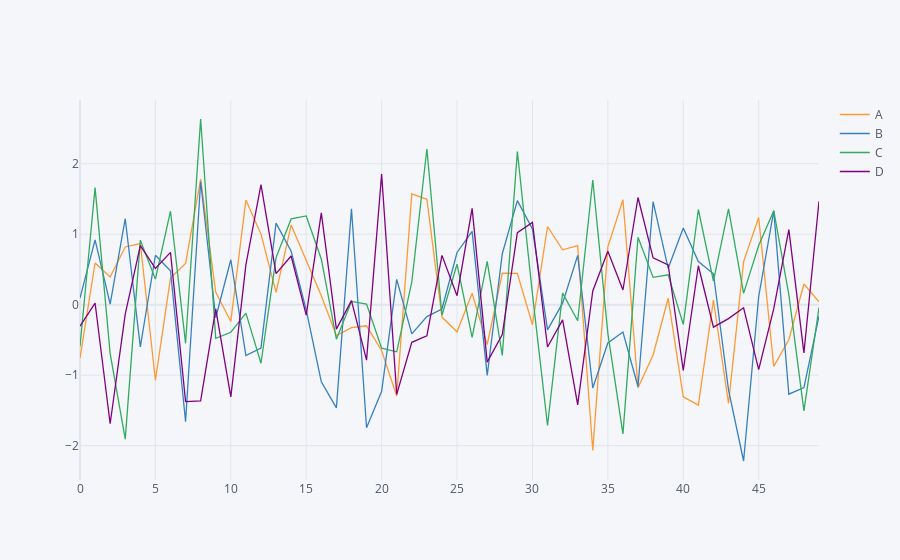

This figure's notebook cell:
### Markdown cell above
### Basics

### Code cell
# Create a dataframe using a NumPy array that is 50 by 4
arr_1 = np.random.randn(50, 4)
df_1 = pd.DataFrame(arr_1, columns=['A','B','C','D'])
df_1.head()

# Compare old plots to a Plotly interactive plot
# You can save as PNG, Zoom, Pan, Turn off & on Data and more
df_1.plot()
df_1.iplot()

### Figure 1 — Plotly figure (JSON) as saved in the notebook; plotly's stock layout.template omitted (floating-point values rounded to 4 significant figures)
{"data": [{"line": {"color": "rgba(255, 153, 51, 1.0)", "dash": "solid", "shape": "linear", "width": 1.3}, "mode": "lines", "name": "A", "text": "", "type": "scatter", "x": [0, 1, 2, 3, 4, 5, 6, 7, 8, 9, 10, 11, 12, 13, 14, 15, 16, 17, 18, 19, 20, 21, 22, 23, 24, 25, 26, 27, 28, 29, 30, 31, 32, 33, 34, 35, 36, 37, 38, 39, 40, 41, 42, 43, 44, 45, 46, 47, 48, 49], "y": [-0.7568, 0.5913, 0.3925, 0.8186, 0.8679, -1.072, 0.3796, 0.585, 1.781, 0.1742, -0.2375, 1.485, 1.001, 0.1741, 1.129, 0.6271, 0.127, -0.4387, -0.3255, -0.2994, -0.6531, -1.294, 1.57, 1.495, -0.1755, -0.3843, 0.1629, -0.5666, 0.4484, 0.4451, -0.2842, 1.109, 0.7787, 0.838, -2.068, 0.8204, 1.488, -1.177, -0.7125, 0.09094, -1.306, -1.425, 0.06705, -1.401, 0.6114, 1.236, -0.875, -0.4977, 0.2931, 0.0418]}, {"line": {"color": "rgba(55, 128, 191, 1.0)", "dash": "solid", "shape": "linear", "width": 1.3}, "mode": "lines", "name": "B", "text": "", "type": "scatter", "x": [0, 1, 2, 3, 4, 5, 6, 7, 8, 9, 10, 11, 12, 13, 14, 15, 16, 17, 18, 19, 20, 21, 22, 23, 24, 25, 26, 27, 28, 29, 30, 31, 32, 33, 34, 35, 36, 37, 38, 39, 40, 41, 42, 43, 44, 45, 46, 47, 48, 49], "y": [0.09344, 0.9196, 0.006764, 1.219, -0.5988, 0.7012, 0.4825, -1.661, 1.747, -0.1852, 0.6373, -0.722, -0.6147, 1.156, 0.7582, -0.07296, -1.094, -1.464, 1.36, -1.745, -1.229, 0.3601, -0.4137, -0.1694, -0.06155, 0.7406, 1.039, -1.002, 0.7234, 1.476, 1.073, -0.3569, 0.02152, 0.7002, -1.182, -0.5426, -0.3883, -1.164, 1.461, 0.516, 1.088, 0.6108, 0.4384, -1.208, -2.217, 0.1129, 1.331, -1.27, -1.175, -0.1635]}, {"line": {"color": "rgba(50, 171, 96, 1.0)", "dash": "solid", "shape": "linear", "width": 1.3}, "mode": "lines", "name": "C", "text": "", "type": "scatter", "x": [0, 1, 2, 3, 4, 5, 6, 7, 8, 9, 10, 11, 12, 13, 14, 15, 16, 17, 18, 19, 20, 21, 22, 23, 24, 25, 26, 27, 28, 29, 30, 31, 32, 33, 34, 35, 36, 37, 38, 39, 40, 41, 42, 43, 44, 45, 46, 47, 48, 49], "y": [-0.5921, 1.66, -0.6945, -1.907, 0.9154, 0.3625, 1.326, -0.548, 2.634, -0.4762, -0.3909, -0.1198, -0.831, 0.6676, 1.217, 1.259, 0.6494, -0.4895, 0.04688, 0.008283, -0.6174, -0.6682, 0.3246, 2.209, -0.1494, 0.5738, -0.465, 0.6143, -0.7194, 2.173, 0.1503, -1.714, 0.164, -0.2273, 1.768, -0.4064, -1.833, 0.9578, 0.3877, 0.4249, -0.2788, 1.35, 0.336, 1.358, 0.161, 0.839, 1.334, 0.1429, -1.506, -0.03971]}, {"line": {"color": "rgba(128, 0, 128, 1.0)", "dash": "solid", "shape": "linear", "width": 1.3}, "mode": "lines", "name": "D", "text": "", "type": "scatter", "x": [0, 1, 2, 3, 4, 5, 6, 7, 8, 9, 10, 11, 12, 13, 14, 15, 16, 17, 18, 19, 20, 21, 22, 23, 24, 25, 26, 27, 28, 29, 30, 31, 32, 33, 34, 35, 36, 37, 38, 39, 40, 41, 42, 43, 44, 45, 46, 47, 48, 49], "y": [-0.3048, 0.02354, -1.689, -0.1331, 0.8388, 0.5157, 0.7417, -1.374, -1.363, -0.0598, -1.309, 0.5647, 1.702, 0.4401, 0.6906, -0.1481, 1.303, -0.3473, 0.05706, -0.7862, 1.853, -1.272, -0.5339, -0.4412, 0.6997, 0.1271, 1.367, -0.8155, -0.4227, 1.022, 1.168, -0.6002, -0.2148, -1.422, 0.1949, 0.7582, 0.2081, 1.52, 0.6645, 0.5629, -0.9322, 0.5523, -0.3191, -0.1977, -0.04327, -0.9203, -0.05587, 1.064, -0.6845, 1.468]}], "layout": {"legend": {"bgcolor": "#F5F6F9", "font": {"color": "#4D5663"}}, "paper_bgcolor": "#F5F6F9", "plot_bgcolor": "#F5F6F9", "title": {"font": {"color": "#4D5663"}}, "xaxis": {"gridcolor": "#E1E5ED", "showgrid": true, "tickfont": {"color": "#4D5663"}, "title": {"font": {"color": "#4D5663"}, "text": ""}, "zerolinecolor": "#E1E5ED"}, "yaxis": {"gridcolor": "#E1E5ED", "showgrid": true, "tickfont": {"color": "#4D5663"}, "title": {"font": {"color": "#4D5663"}, "text": ""}, "zerolinecolor": "#E1E5ED"}}}
